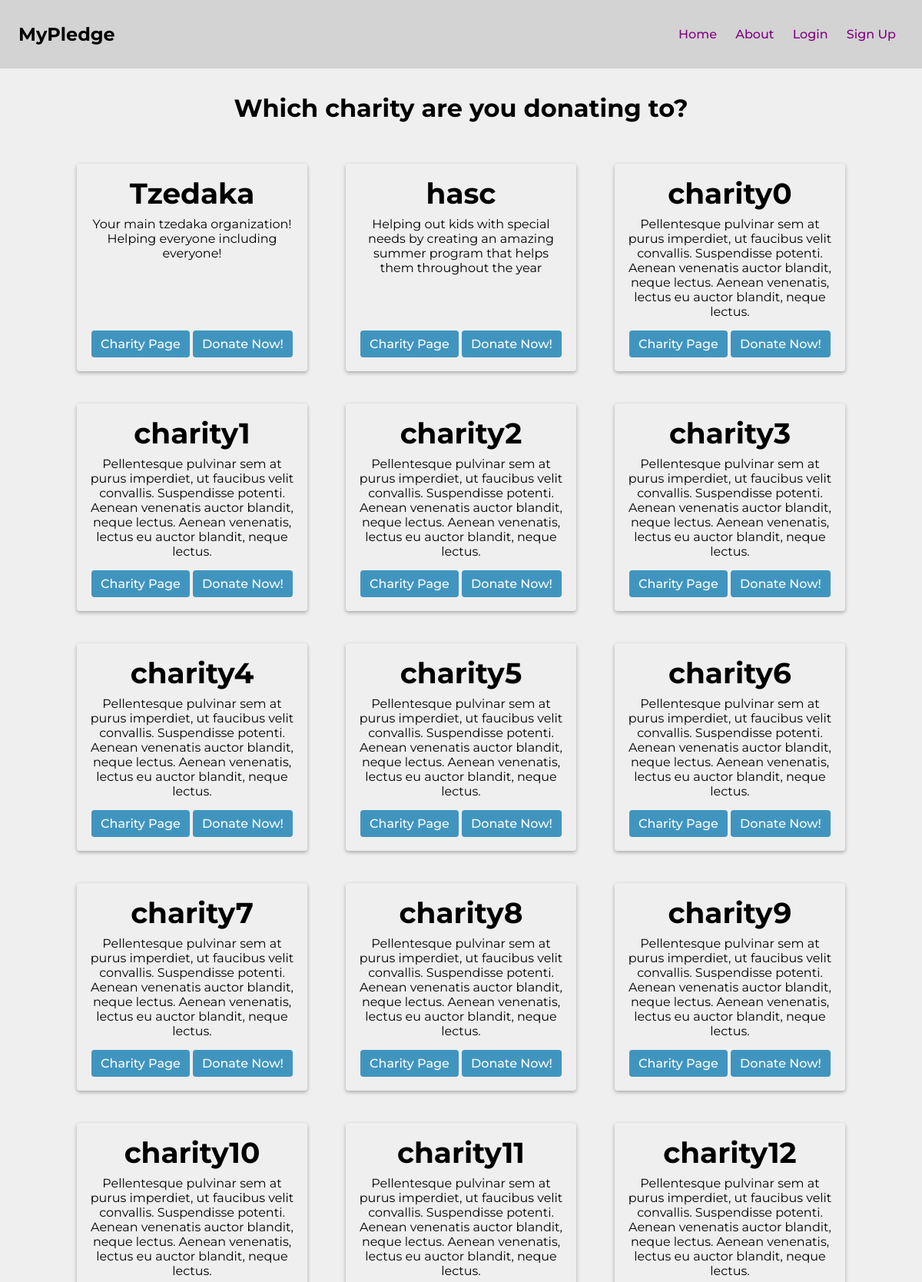
Screenshot of /organization/all_charities (upper part) with the database file from the repository.
### app/models.py (models this page shows, shortened)
class Charity(db.Model, UserMixin):
    id               = Column(Integer, primary_key=True, autoincrement=False, unique=True)
    charity_name     = Column(String(64), nullable=False)
    address          = Column(String(64), nullable=False)
    zip_code         = Column(String(64), nullable=False)
    phone            = Column(String(64), nullable=False)
    website          = Column(String(64))
    email            = Column(String(64), nullable=False, unique=True)
    password         = Column(String(64), nullable=False)
    contact_name     = Column(String(64))
    contact_cell     = Column(String(64), unique=True)
    contact_position = Column(String(64))
    bank             = Column(String(64), nullable=False)
    account_number   = Column(String(64), nullable=False)
    balance          = Column(Float, default=0)
    home_page_text   = Column(String(200), default='')
    description      = Column(Text, default='')
    authenticated    = Column(Boolean, default=False)
    receipts         = db.relationship('Receipt', backref='charity', lazy='dynamic')
    pledges         = db.relationship('Pledge', backref='charity', lazy='dynamic')
    donations       = db.relationship('Donation', backref='charity', lazy='dynamic')

### app/organization/routes.py (the view)
@organization.route('/all_charities')
def all_charities():
    is_charity = isinstance(current_user, Charity)
    if is_charity:
        return redirect(url_for('main.home'))
    charities = Charity.query.filter_by(authenticated=True).all()
    return render_template('all_charities.html',
                           charities=charities,
                           is_charity=is_charity)

### app/organization/templates/all_charities.html (shortened to what this page needs)
{% extends "base.html" %}
{% block content %}
    <div class="card-container-label">
        <h1>Which charity are you donating to?</h1>
    </div>
    <div class="card-container">
        {% for charity in charities %}
            <div class="card">
                <div class="card-header">
                    <h3>{{ charity.charity_name }}</h3>
                </div>
                <div class="card-body">
                    <p>{{ charity.home_page_text }}</p>
                </div>
                <div class="card-footer">
                    <a href="{{ url_for('organization.charity_info_page', charity_id=charity.id) }}" class="btn-donate">Charity Page</a>
                    <a href="{{ url_for('organization.recurring_donation_page', charity_id=charity.id) }}" class="btn-donate">Donate Now!</a>
                </div>
            </div>
        {% endfor %}
    </div>
{% endblock content %}

### app/static/main.css (style rules this page uses)
html { width: 100%; }
* { border:0; margin:0; padding: 0; box-sizing: border-box; font-family: "Montserrat", sans-serif; }
body { background: #EFEFEF; display: flex; flex-direction: column; align-items: center; justify-content: flex-start; }
a { font-weight: 500; font-size: 16px; text-decoration: none; list-style: none; padding: 0px 10px; color: purple }
.card-container { display: flex; flex-wrap: wrap; justify-content: space-around; align-items: center; max-width: 1050px; text-align: center; }
.card-container-footer, .card-container-label { margin: 2em 0; }
.card { padding: 1rem; margin: 2%; width: 300px; height: 270px; overflow: auto; display: flex; flex-direction: column; box-shadow: 0 2px 5px 0 rgba(0, 0, 0, .3); border-radius: .25rem; }
.card-header { font-size: 2rem; margin-bottom: .5rem; text-align: center; }
.card-body { overflow: hidden; }
.card-footer { margin-top: auto; margin-bottom: 10px; text-align: center; }
.btn-donate { border:none; background: hsl(200, 50%, 50%); color: white; border-radius: .25em; padding: .5em .75em; cursor: pointer; }

### rows the page displays
Charity: charity_name "Tzedaka", home_page_text "Your main tzedaka organization! Helping everyone including everyone!"
Charity: charity_name "hasc", home_page_text "Helping out kids with special needs by creating an amazing summer program that helps them throughout the year"
Charity: charity_name "charity0", home_page_text "Pellentesque pulvinar sem at purus imperdiet, ut faucibus velit convallis. Suspendisse potenti. Aenean venenatis auctor blandit, neque lectus. Aenean venenatis, lectus eu auctor blandit, neque lectus."
Charity: charity_name "charity1", home_page_text "Pellentesque pulvinar sem at purus imperdiet, ut faucibus velit convallis. Suspendisse potenti. Aenean venenatis auctor blandit, neque lectus. Aenean venenatis, lectus eu auctor blandit, neque lectus."
Charity: charity_name "charity2", home_page_text "Pellentesque pulvinar sem at purus imperdiet, ut faucibus velit convallis. Suspendisse potenti. Aenean venenatis auctor blandit, neque lectus. Aenean venenatis, lectus eu auctor blandit, neque lectus."
Charity: charity_name "charity3", home_page_text "Pellentesque pulvinar sem at purus imperdiet, ut faucibus velit convallis. Suspendisse potenti. Aenean venenatis auctor blandit, neque lectus. Aenean venenatis, lectus eu auctor blandit, neque lectus."
Charity: charity_name "charity4", home_page_text "Pellentesque pulvinar sem at purus imperdiet, ut faucibus velit convallis. Suspendisse potenti. Aenean venenatis auctor blandit, neque lectus. Aenean venenatis, lectus eu auctor blandit, neque lectus."
Charity: charity_name "charity5", home_page_text "Pellentesque pulvinar sem at purus imperdiet, ut faucibus velit convallis. Suspendisse potenti. Aenean venenatis auctor blandit, neque lectus. Aenean venenatis, lectus eu auctor blandit, neque lectus."
Charity: charity_name "charity6", home_page_text "Pellentesque pulvinar sem at purus imperdiet, ut faucibus velit convallis. Suspendisse potenti. Aenean venenatis auctor blandit, neque lectus. Aenean venenatis, lectus eu auctor blandit, neque lectus."
Charity: charity_name "charity7", home_page_text "Pellentesque pulvinar sem at purus imperdiet, ut faucibus velit convallis. Suspendisse potenti. Aenean venenatis auctor blandit, neque lectus. Aenean venenatis, lectus eu auctor blandit, neque lectus."
Charity: charity_name "charity8", home_page_text "Pellentesque pulvinar sem at purus imperdiet, ut faucibus velit convallis. Suspendisse potenti. Aenean venenatis auctor blandit, neque lectus. Aenean venenatis, lectus eu auctor blandit, neque lectus."
Charity: charity_name "charity9", home_page_text "Pellentesque pulvinar sem at purus imperdiet, ut faucibus velit convallis. Suspendisse potenti. Aenean venenatis auctor blandit, neque lectus. Aenean venenatis, lectus eu auctor blandit, neque lectus."
Charity: charity_name "charity10", home_page_text "Pellentesque pulvinar sem at purus imperdiet, ut faucibus velit convallis. Suspendisse potenti. Aenean venenatis auctor blandit, neque lectus. Aenean venenatis, lectus eu auctor blandit, neque lectus."
Charity: charity_name "charity11", home_page_text "Pellentesque pulvinar sem at purus imperdiet, ut faucibus velit convallis. Suspendisse potenti. Aenean venenatis auctor blandit, neque lectus. Aenean venenatis, lectus eu auctor blandit, neque lectus."
Charity: charity_name "charity12", home_page_text "Pellentesque pulvinar sem at purus imperdiet, ut faucibus velit convallis. Suspendisse potenti. Aenean venenatis auctor blandit, neque lectus. Aenean venenatis, lectus eu auctor blandit, neque lectus."
